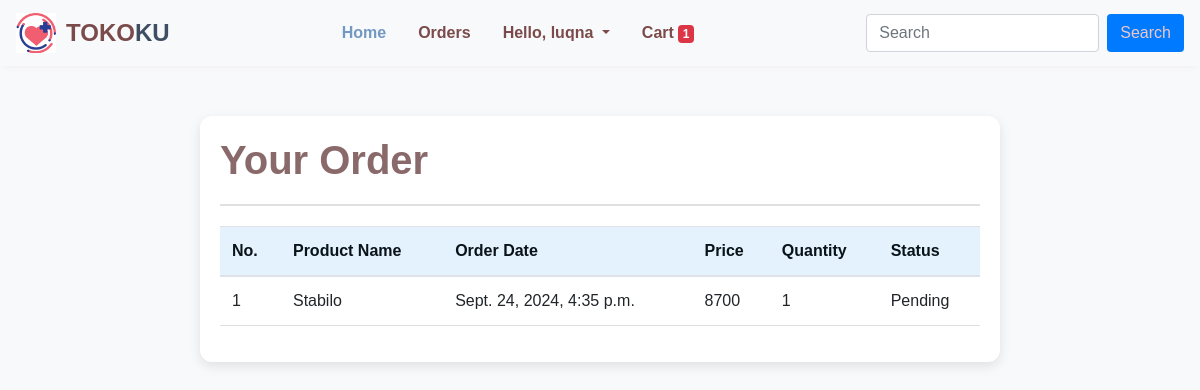
/order/ (signed in), run on the app's committed database.
### store/models/customer.py (models this page shows, shortened)
class Customer(models.Model):
    username = models.CharField(max_length=50, default='')
    password = models.CharField(max_length=15)
    address = models.CharField(max_length=255, default='')  # Tambahkan default di sini
    email = models.EmailField(max_length=100)
    bank = models.CharField(max_length=50, default='')

### store/models/order.py (models this page shows)
class OrderDetail(models.Model):
    user = models.CharField(max_length=255)
    product_name = models.CharField(max_length=255)
    qty = models.PositiveIntegerField(default=1)
    price = models.IntegerField()
    ordered_date = models.DateTimeField(auto_now_add=True)
    status = models.CharField(max_length=20, default='Pending', choices=STATUS_CHOICE)

### store/views.py (the view)
# urls.py: path('order/', views.order, name='order'),
def order(request):
    totalitem=0
    if request.session.has_key('username'):
        username = request.session['username']
        totalitem = len(Cart.objects.filter(username=username))
        order = OrderDetail.objects.filter(user=username)
        customer = Customer.objects.filter(username=username)
        for c in customer:
            username=c.username
        data ={
        'order':order,
        'username':username,
        'totalitem':totalitem
         }
        if order:
            return render(request, 'order.html',data)
        else:
            return render(request, 'emptyorder.html',data)
    else:
        return redirect('login')

### store/templates/order.html (shortened to what this page needs)
{% extends 'base.html' %} {% load static %} {% block title %} Order {% endblock title %} {% block content %}
<div class="container">
  <p class="display-4">Your Order</p>
  <hr />
  <table class="table table-hover">
    <thead>
      <tr>
        <th>No.</th>
        <th>Product Name</th>
        <th>Order Date</th>
        <th>Price</th>
        <th>Quantity</th>
        <th>Status</th>
      </tr>
    </thead>
    <tbody>
      {% for order in order %}
      <tr>
        <td>{{ forloop.counter }}</td>
        <td>{{ order.product_name }}</td>
        <td>{{ order.ordered_date }}</td>
        <td>{{ order.price }}</td>
        <td>{{ order.qty }}</td>
        <td>{{ order.status }}</td>
      </tr>
      {% endfor %}
    </tbody>
  </table>
</div>
{% endblock %}

### store/templates/base.html (shortened to what this page needs)
<!DOCTYPE html>
<html lang="en">
  {% load static %}
  <head>
    <link rel="stylesheet" href="https://cdn.jsdelivr.net/npm/bootstrap@4.6.1/dist/css/bootstrap.min.css" />
  </head>
  <body>
    <nav class="navbar navbar-expand-lg navbar-light">
      <a class="navbar-brand" href="/">
        <img src="{% static 'images/logo_new.png' %}" alt="Logo" />
        <div class="brand-text">TOKO<span>KU</span></div>
      </a>
      <div class="collapse navbar-collapse" id="navbarNav">
        <ul class="navbar-nav">
          <li class="nav-item active">
            <a class="nav-link" href="/">Home</a>
          </li>
          {% if request.session %}
          <li class="nav-item">
            <a class="nav-link" href="/order/">Orders</a>
          </li>
          <li class="nav-item dropdown">
            <a class="nav-link dropdown-toggle" href="#" id="navbarDropdown" role="button" data-toggle="dropdown" aria-haspopup="true" aria-expanded="false"> Hello, {{username}} </a>
          </li>
          <li class="nav-item">
            <a class="nav-link" href="/show_cart">Cart<span class="badge badge-danger ml-1">{{totalitem}}</span></a>
          </li>
          {% endif %}
        </ul>
        <form class="form-inline ml-auto" action="/search">
          <input class="form-control mr-2" type="search" placeholder="Search" aria-label="Search" name="query" />
          <button class="btn btn-search" type="submit">Search</button>
        </form>
      </div>
    </nav>
    {% block content %} {% endblock %}
  </body>
</html>

### store/templates/base.html (style rules this page uses)
:root { --navbar-bg-color: #f8f9fa; --navbar-text-color: #7b4a4a; --navbar-link-hover-color: #7f9ab8; --navbar-link-active-color: #7399c2; --navbar-shadow: 0 4px 6px -4px rgba(156, 112, 112, 0.1); --search-btn-bg-color: #007bff; --search-btn-text-color: #efc7c7; --font-family: "Roboto", sans-serif; }
body { font-family: var(--font-family); }
nav { background-color: var(--navbar-bg-color) !important; box-shadow: var(--navbar-shadow); }
.navbar-brand { display: flex; align-items: center; }
.navbar-brand img { height: 40px; }
.navbar-brand .brand-text { font-size: 1.5rem; font-weight: 700; color: var(--navbar-text-color); margin-left: 10px; }
.navbar-brand .brand-text span { color: #3f4f63; }
.navbar-nav .nav-link { color: var(--navbar-text-color) !important; font-weight: 700; }
.navbar-nav .nav-item.active .nav-link { color: var(--navbar-link-active-color) !important; }
.btn-search { background-color: var(--search-btn-bg-color) !important; color: var(--search-btn-text-color) !important; }
.navbar-nav { margin-left: auto; }
.nav-item { margin-right: 1rem; }

### store/templates/order.html (style rules this page uses)
body { background-color: #f8f9fa; font-family: "Montserrat", sans-serif; color: #3b2626; }
.container { max-width: 800px; margin: 50px auto; padding: 20px; background-color: #ffffff; border-radius: 12px; box-shadow: 0 4px 12px rgba(0, 0, 0, 0.1); }
.display-4 { font-size: 2.5rem; font-weight: 700; color: #896969; margin-bottom: 20px; }
hr { border: 1px solid #e0e0e0; }
table { width: 100%; margin-top: 20px; }
th, td { padding: 12px 15px; text-align: left; font-size: 1rem; }
th { background-color: #e3f2fd; color: #0a1318; font-weight: 600; }
td { border-bottom: 1px solid #e0e0e0; }

### data on the page
Customer: username "luqna"
OrderDetail: product_name "Stabilo", ordered_date "Sept. 24, 2024, 4:35 p.m.", price "8700", qty "1", status "Pending"

### other printed values
{{ totalitem }} "1"
